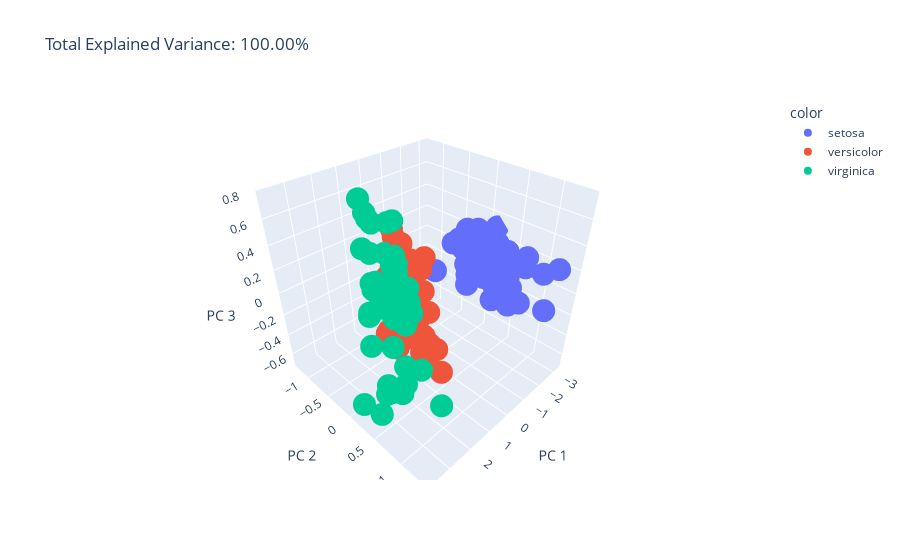

The cell this chart's notebook holds for it:
### Markdown cell above
# 3D PCA scatterplot
- three dimensianal graph of principal components (cool way to show the dimensions of your data)
- color the target class and see the distribution of principal componants
- shows dimensianility of data

### Code cell
X = df[['sepal_length', 'sepal_width', 'petal_length', 'petal_width']]

pca = PCA(n_components=4)
components = pca.fit_transform(X)

total_var = pca.explained_variance_ratio_.sum() * 100

fig = px.scatter_3d(
    components, x=0, y=1, z=2, color=df['species'],
    title=f'Total Explained Variance: {total_var:.2f}%',
    labels={'0': 'PC 1', '1': 'PC 2', '2': 'PC 3'}
)
fig.show()
